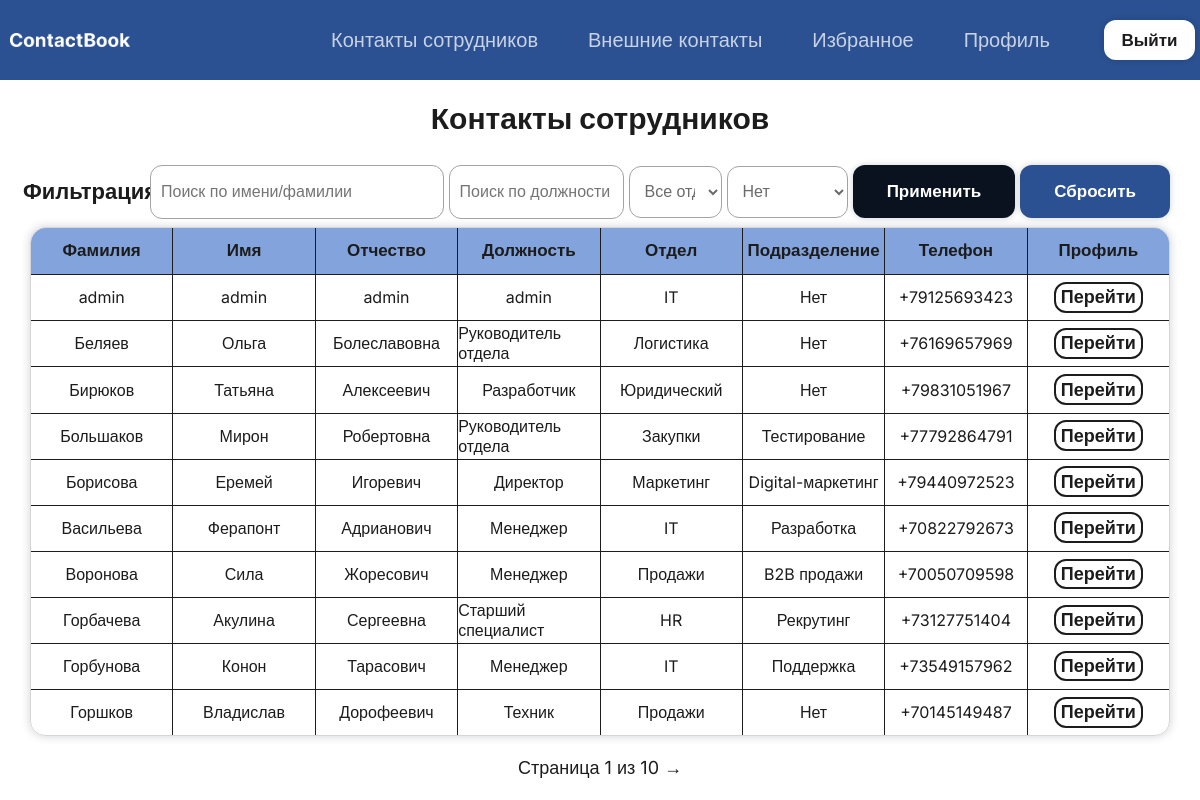
/ (signed in), run on the app's committed database.
### ContactBook/models.py (models this page shows, shortened)
class Employee(models.Model):
    last_name = models.CharField(max_length=50, verbose_name='Фамилия')
    first_name = models.CharField(max_length=50, verbose_name='Имя')
    middle_name = models.CharField(max_length=50, blank=True, null=True, verbose_name='Отчество')
    department = models.ForeignKey(Department, on_delete=models.PROTECT, verbose_name='Отдел')
    subdivision = models.ForeignKey(Subdivision, on_delete=models.SET_NULL, blank=True, null=True, verbose_name='Подразделение')
    position = models.CharField(max_length=100, verbose_name='Должность')
    phone = models.CharField(max_length=20, unique=True, verbose_name='Телефон')
    floor = models.CharField(max_length=50, verbose_name='Этаж')
    cabinet = models.CharField(max_length=50, blank=True, null=True, verbose_name='Кабинет')
    role = models.CharField(
        max_length=20,
        choices=[('user', 'Пользователь'), ('admin', 'Администратор')],
        default='user',
        verbose_name='Роль'
    )
    user_account = models.OneToOneField(User, on_delete=models.CASCADE, null=True, blank=True, related_name='employee_profile', verbose_name='Аккаунт входа')
    is_deleted = models.BooleanField(default=False, verbose_name='Удалён')
    deleted_at = models.DateTimeField(null=True, blank=True, verbose_name='Дата удаления')
    objects = EmployeeManager()  # По умолчанию показывает только активные
    all_objects = models.Manager()  # Показывает всех, включая удалённых
    class Meta:
        verbose_name_plural = 'Сотрудники'

class Department(models.Model):
    name = models.CharField(max_length=100, unique=True, verbose_name='Название отдела')
    class Meta:
        verbose_name_plural = 'Отделы'

class Subdivision(models.Model):
    name = models.CharField(max_length=100, verbose_name='Название подразделения')
    department = models.ForeignKey(Department, on_delete=models.CASCADE, related_name='subdivisions', verbose_name='Родительский отдел')
    class Meta:
        constraints = [
            models.UniqueConstraint(fields=['name', 'department'], name='unique_subdivision_name_per_dept')
        ]
        verbose_name_plural = 'Подразделения'

### ContactBook/views.py (the view, shortened to what this page needs)
# urls.py: path('', views.employee_list, name='employee_list'),
@login_required
def employee_list(request):
    qs = Employee.objects.select_related('department', 'subdivision', 'user_account').order_by('last_name')
    is_admin_user = is_admin(request.user)
    search = request.GET.get('search', '').strip()
    dept_id = request.GET.get('department')
    sub_id = request.GET.get('subdivision')
    position = request.GET.get('position', '').strip()
    if dept_id and dept_id != 'None':
        qs = qs.filter(department_id=dept_id)
    if sub_id and sub_id != 'None':
        qs = qs.filter(subdivision_id=sub_id)
    if position:
        qs = qs.filter(position__icontains=position)
    paginator = Paginator(qs, 10)
    page_obj = paginator.get_page(request.GET.get('page'))
    return render(request, 'contactbook/employee_list.html', {
        'page_obj': page_obj,
        'search': search, 'dept_id': dept_id, 'sub_id': sub_id, 'position': position,
        'departments': Department.objects.all(),
        'subdivisions': Subdivision.objects.all(),
        'is_admin': is_admin_user
    })

### ContactBook/models.py (called while the page is built)
    def get_queryset(self):
        return super().get_queryset().filter(is_deleted=False)

### ContactBook/views.py (called while the page is built)
def is_admin(user):
    return user.is_authenticated and hasattr(user, 'employee_profile') and user.employee_profile.role == 'admin'

### ContactBook/templates/contactbook/employee_list.html (shortened to what this page needs)
{% extends "base.html" %}
{% block content %}
<h1>Контакты сотрудников</h1>
<div class="filter">
    <div class="zagolovok"><p>Фильтрация</p></div>
    <form method="get" class="elements">
        <input type="text" id="search" name="search" value="{{ search }}" placeholder="Поиск по имени/фамилии">
        <input type="text" id="position" name="position" value="{{ position }}" placeholder="Поиск по должности">
        <select name="department" id="dept-select">
            <option value="">Все отделы</option>
        </select>
        <select name="subdivision" id="sub-select">
            <option value="">Нет</option>
        </select>
        <button type="submit" class="btn btn-primary">Применить</button>
        <a href="{% url 'contactbook:employee_list' %}" class="btn btn-secondary">Сбросить</a>
    </form>
</div>
<div class="list">
    <table>
        <thead>
            <tr>
                <th>Фамилия</th>
                <th>Имя</th>
                <th>Отчество</th>
                <th>Должность</th>
                <th>Отдел</th>
                <th>Подразделение</th>
                <th>Телефон</th>
                <th class="last-column">Профиль</th>
            </tr>
        </thead>
        <tbody>
            {% for emp in page_obj %}
            <tr class="{% if not emp.user_account.is_active %}unconfirmed{% endif %}">
                <td>{{ emp.last_name }}</td>
                <td>{{ emp.first_name }}</td>
                <td>{{ emp.middle_name|default:"Нет" }}</td>
                <td>{{ emp.position }}</td>
                <td>{{ emp.department.name }}</td>
                <td>{{ emp.subdivision.name|default:"Нет" }}</td>
                <td>{{ emp.phone }}</td>
                <td class="last-column"><a href="{% url 'contactbook:employee_detail' emp.pk %}">Перейти</a></td>
            </tr>
            {% empty %}
            <tr class="none"><td colspan="7" id="employee-none">Сотрудники не найдены</td></tr>
            {% endfor %}
        </tbody>
    </table>
</div>
<div class="pagination">
    <p>Страница {{ page_obj.number }} из {{ page_obj.paginator.num_pages }}</p>
    {% if page_obj.has_next %}
        <a href="?page={{ page_obj.next_page_number }}&search={{ search }}&department={{ dept_id }}&subdivision={{ sub_id }}&position={{ position }}">→</a>
    {% endif %}
</div>
{% endblock %}

### ContactBook/static/css/style.css (style rules this page uses)
html,body { width: 100%; height: 100%; background-color: #ffffff; font-family: "Inter", sans-serif; padding: 0; margin: 0; }
main > h1 { font-size: 30px; color: rgb(28, 28, 28); }
form { width: 90%; }
.filter { width: 100%; height: 10%; display: flex; justify-content: center; align-items: center; }
.zagolovok { width: 10%; height: 100%; display: flex; justify-content: center; align-items: center; font-size: 22px; font-weight: bold; color: rgb(28, 28, 28); }
.elements { width: 85%; height: 100%; display: flex; justify-content: right; align-items: center; gap: 5px; }
.elements > input { width: 17%; height: 42px; border: solid 1px rgb(163, 163, 163); background-color: white; border-radius: 12px; font-size: 16px; padding: 5px 10px; }
#search { width: 30%; height: 42px; }
.elements > select { width: 13%; height: 52px; border: solid 1px rgb(163, 163, 163); background-color: white; border-radius: 12px; font-size: 16px; padding: 5px 10px; color: rgb(107, 107, 107); }
#dept-select { width: 10%; height: 52px; border: solid 1px rgb(163, 163, 163); background-color: white; border-radius: 12px; font-size: 16px; padding: 5px 10px; color: rgb(107, 107, 107); }
.elements > button { background-color: #0a1220; border: solid 2px transparent; color: white; box-shadow: 0 0px 6px rgba(10, 18, 32, 0.2); transition: all 0.2s ease; }
.elements > a { background-color: #2b5192; border: 2px solid transparent; color: #ffffff; transition: all 0.2s ease; box-shadow: 0 0px 6px rgba(10, 18, 32, 0.2); }
.list { width: 95%; height: 80%; display: flex; justify-content: center; }
.list > table { width: 100%; height: 100%; display: flex; align-items: center; flex-direction: column; border: 1px solid rgb(214, 214, 214); border-radius: 15px; border-collapse: collapse; box-shadow: 0 0 10px rgba(41, 48, 73, 0.22); }
.list > table > thead { width: 100%; height: 10%; display: flex; justify-content: center; background-color: #1e59be8d; border-top-left-radius: 15px; border-top-right-radius: 15px; }
.list > table > thead > tr { width: 100%; height: 100%; display: flex; justify-content: center; align-items: center; }
.list > table > thead > tr > th { width: 15%; height: 100%; display: flex; align-items: center; justify-content: center; border-top: none; border-bottom: 1px solid rgb(28, 28, 28);; border-right: 1px solid rgb(28, 28, 28); padding: 0; font-size: 17px; color: rgb(28, 28, 28); }
.list > table > tbody { width: 100%; height: 100%; display: flex; flex-direction: column; align-items: center; }
.list > table > tbody > tr { width: 100%; height: 10%; display: flex; flex-direction: row; }
.list > table > tbody > tr > td { width: 15%; height: 100%; display: flex; align-items: center; justify-content: center; border-bottom: 1px solid rgb(28, 28, 28);; border-top: none; border-right: 1px solid rgb(28, 28, 28); padding: 0; font-size: 16px; color: rgb(28, 28, 28); }
.list > table > tbody > tr:nth-child(10) > td { border-bottom: none; }
.list > table > tbody > tr > td > a { width: 60%; height: 58%; background-color: transparent; color: rgb(28, 28, 28); font-size: 18px; border-radius: 12px; transition: all 0.1s ease; border: solid 2px rgb(28, 28, 28); text-decoration: none; display: flex; justify-content: center; align-items: center; padding: 0; font-family: "Inter", sans-serif; font-weight: 600; }
.pagination { height: 10%; color: rgb(28, 28, 28); text-decoration: none; display: flex; align-items: center; gap: 5px; font-size: 18px; }
.pagination > a { color: rgb(28, 28, 28); text-decoration: none; }
.btn { padding: 14px 32px; border-radius: 12px; font-size: 17px; font-weight: 600; text-decoration: none; display: flex; align-items: center; gap: 10px; border: none; cursor: pointer; font-family: "Inter", sans-serif; }
.btn-primary { background-color: #0a1220; color: white; box-shadow: 0 0px 6px rgba(10, 18, 32, 0.2); transition: all 0.2s ease; }
.btn-secondary { background-color: #2b5192; color: #ffffff; transition: all 0.2s ease; box-shadow: 0 0px 6px rgba(10, 18, 32, 0.2); }
.last-column { border-right: none !important; }

### data on the page
Employee: last_name "admin", first_name "admin", middle_name "admin", position "admin", department.name "IT", subdivision.name "Нет", phone "+79125693423"
Employee: last_name "Беляев", first_name "Ольга", middle_name "Болеславовна", position "Руководитель отдела", department.name "Логистика", subdivision.name "Нет", phone "+76169657969"
Employee: last_name "Бирюков", first_name "Татьяна", middle_name "Алексеевич", position "Разработчик", department.name "Юридический", subdivision.name "Нет", phone "+79831051967"
Employee: last_name "Большаков", first_name "Мирон", middle_name "Робертовна", position "Руководитель отдела", department.name "Закупки", subdivision.name "Тестирование", phone "+77792864791"
Employee: last_name "Борисова", first_name "Еремей", middle_name "Игоревич", position "Директор", department.name "Маркетинг", subdivision.name "Digital-маркетинг", phone "+79440972523"
Employee: last_name "Васильева", first_name "Ферапонт", middle_name "Адрианович", position "Менеджер", department.name "IT", subdivision.name "Разработка", phone "+70822792673"
Employee: last_name "Воронова", first_name "Сила", middle_name "Жоресович", position "Менеджер", department.name "Продажи", subdivision.name "B2B продажи", phone "+70050709598"
Employee: last_name "Горбачева", first_name "Акулина", middle_name "Сергеевна", position "Старший специалист", department.name "HR", subdivision.name "Рекрутинг", phone "+73127751404"
Employee: last_name "Горбунова", first_name "Конон", middle_name "Тарасович", position "Менеджер", department.name "IT", subdivision.name "Поддержка", phone "+73549157962"
Employee: last_name "Горшков", first_name "Владислав", middle_name "Дорофеевич", position "Техник", department.name "Продажи", subdivision.name "Нет", phone "+70145149487"

### other printed values
{{ page_obj.number }} "1"
{{ page_obj.paginator.num_pages }} "10"
